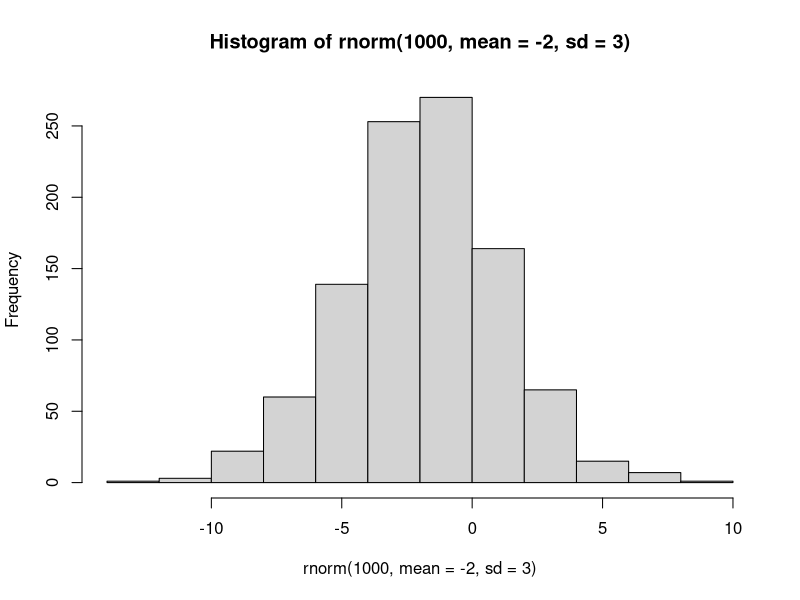
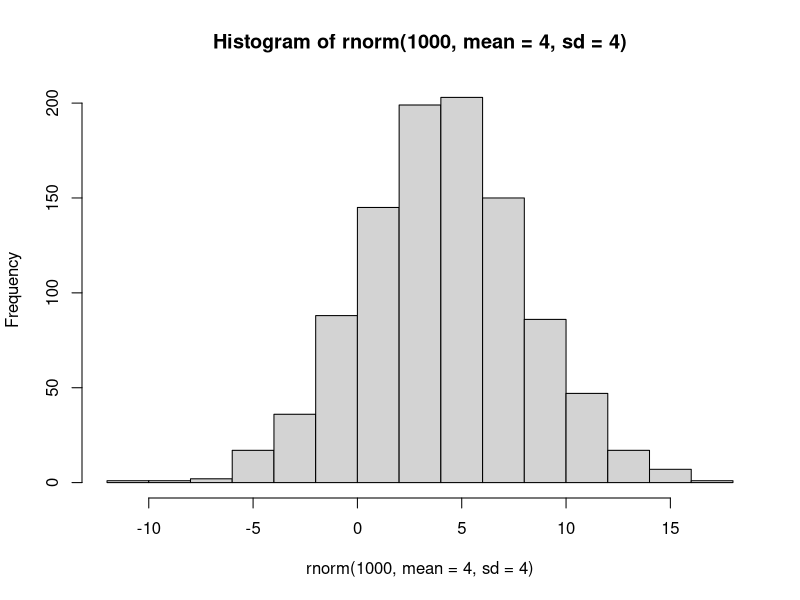
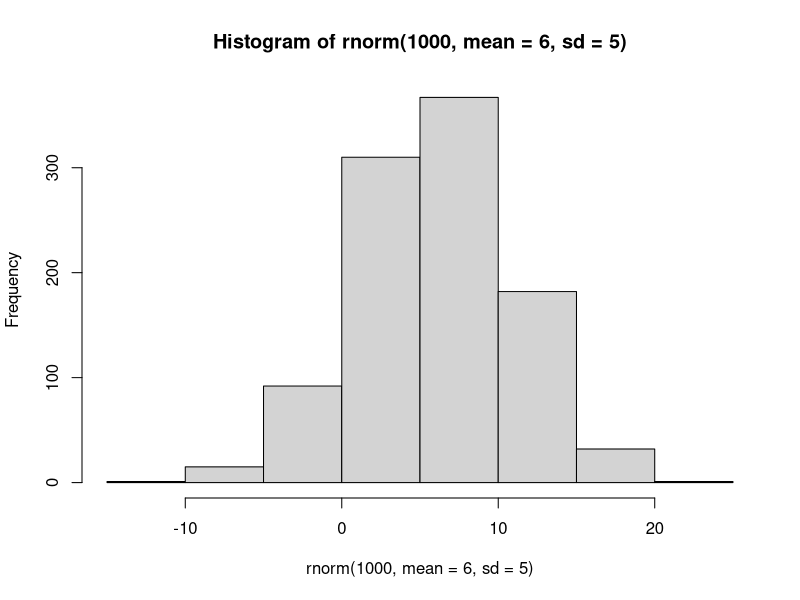
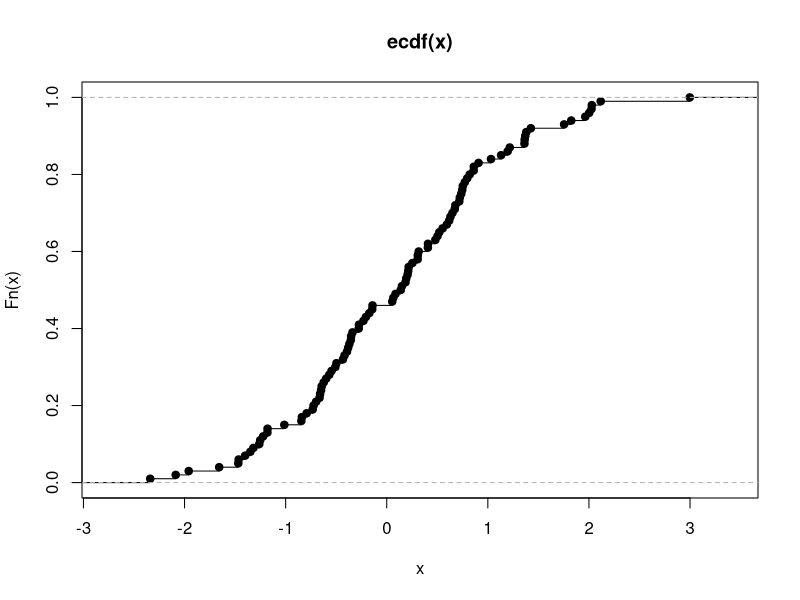

Generate these figures, in order, with R:
## ---- chunk 1
knitr::opts_chunk$set(echo = TRUE)
## ---- chunk 2
mu <- c(-2, 4, 6)
sigma <- c(3:5)

hist(rnorm(1e3, mean = -2, sd = 3))
hist(rnorm(1e3, mean =  4, sd = 4))
hist(rnorm(1e3, mean =  6, sd = 5))

# Krótkie ogony oznaczają niskie prawdopodobieństwo uzyskania skrajnych wartości,
# a wysokie prawdopodobieństwo wartości bliskich średniej.

# 2. Tworzenie wektora x i przekształcanie go do wektora y
n <- 1e3
x <- rnorm(n, 5, 2)
a <- c(-3:3)
results <- numeric(length(a))

y <- (x - 5) / 2
for (i in 1:length(a)) {
  results[i] <- length(which(y <= a[i])) / n
}

results

# 3. Powtórzenie kroków dla trzech wybranych par

## ---- chunk 3
n <- 1e2
success <- 0
P <- rnorm(n, 0, 1)
for(i in 1:n){
  if(P[i] < 1 && P[i] > -1){ success <- success + 1}
}
success/n

## ---- chunk 4
n <- 1e2
success <- 0
P <- rnorm(n, 0, 1)
for(i in 1:n){
  if(P[i] < 2 && P[i] > -2){ success <- success + 1}
}
success/n


## ---- chunk 5
n <- 1e2
success <- 0
P <- rnorm(n, 0, 1)
for(i in 1:n){
  if(P[i] < 3 && P[i] > -3){ success <- success + 1}
}
success/n

## ---- chunk 6

# Rysowanie empirycznej dystrybuanty dla porównania
plot.ecdf(rnorm(1e2, 0, 1))


# Funkcja f(t) to gęstość prawdopodobieństwa rozkładu normalnego.
# Całkowanie  funkcji f od minus nieskończoności do x daje wartość dystrybuanty w punkcie x.

wart_dystr <- function(x, mn, sigma) {
  f <- function(t) {
    (1 / (sqrt(2 * pi) * sigma)) * exp(-((t - mn)^2 / (2 * sigma^2)))
  }
  integrate(f, lower = -Inf, upper = x)
}

wart_dystr(0, 0, 1)

